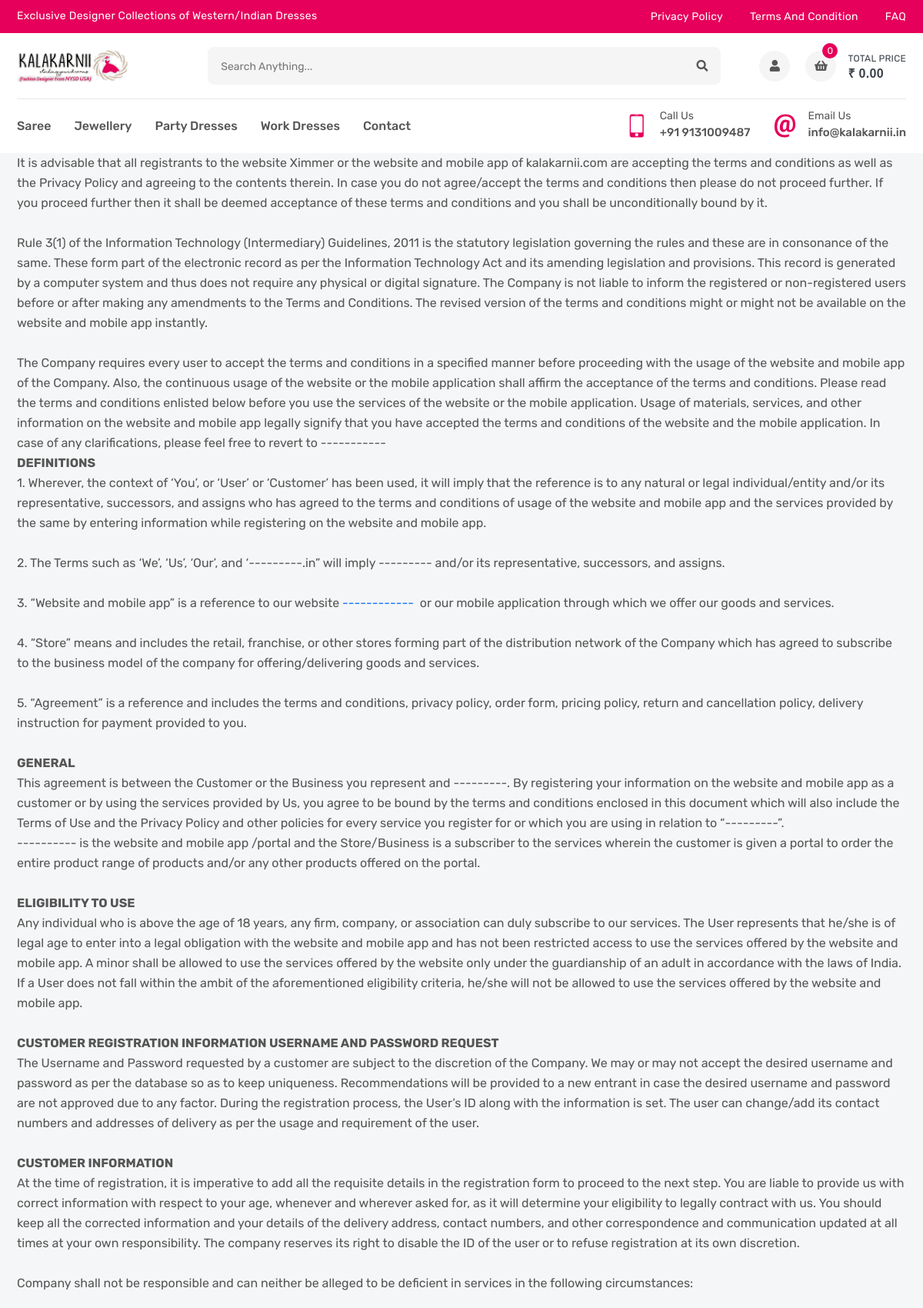
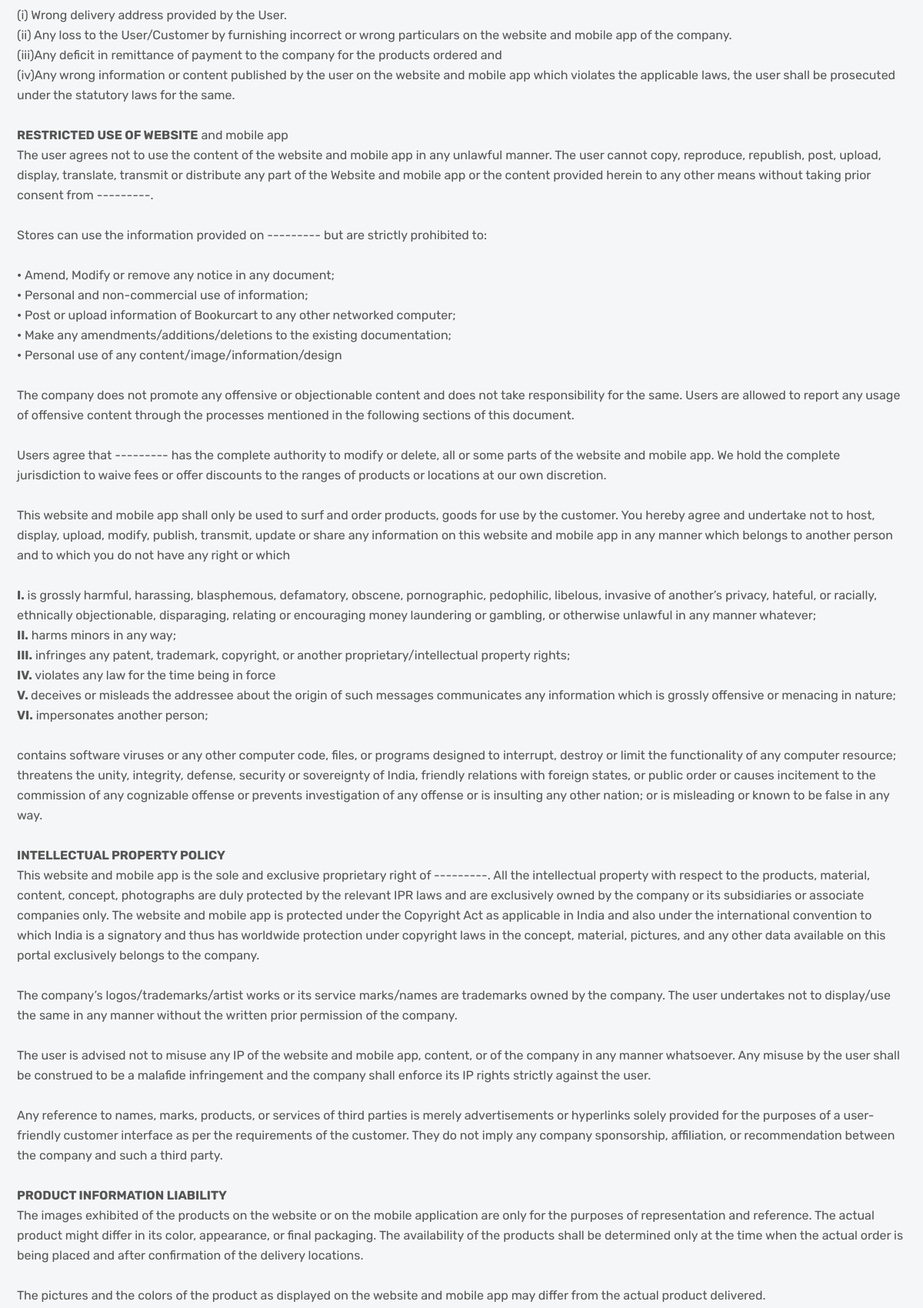
The page /term-and-condition (upper part) on the database its author committed (2 pictures, top to bottom).
### tables this page shows
CREATE TABLE `tbl_category` (
  `category_id` int(100) NOT NULL,
  `cat_name` varchar(100) NOT NULL,
  `image` varchar(100) NOT NULL,
  `create_date` datetime NOT NULL DEFAULT current_timestamp(),
  `update_date` datetime DEFAULT NULL,
  `status` enum('0','1') NOT NULL COMMENT '0-yes,1-no'
);

CREATE TABLE `tbl_terms` (
  `tid` int(11) NOT NULL,
  `create_date` datetime NOT NULL DEFAULT current_timestamp(),
  `particulars` text NOT NULL
);

### application/controllers/Web.php (called while the page is built, shortened)
<?php
class Web extends CI_Controller
{
    public function termscondition()
    {
        $data['category'] = $this->CommonModal->getRowByMoreIdInOrder('category', array('status' => '0'), 'category_id', 'desc');
        $data['contactdetails'] = $this->CommonModal->getRowById('contactdetails', 'cid', '1');
        $data['logo'] = 'assets/logo.png';
        $data['project_name'] = 'Kalakarnii | Stiching your dreams';
        $data['title'] = 'Terms and Condition';
        $data['termscondition'] = $this->CommonModal->getAllRows('terms');
        $this->load->view('termscondition', $data);
    }
}

### index.php (called while the page is built, shortened)
<?php
require_once BASEPATH.'core/CodeIgniter.php';

### application/helpers/common_helper.php (called while the page is built, shortened)
<?php if (!defined('BASEPATH')) exit('No direct script access allowed');
function sessionId($id)
{
	$ci = &get_instance();
	return $ci->session->userdata($id);
}

### application/models/CommonModal.php (called while the page is built, shortened)
<?php
class CommonModal extends CI_Model
{
	public function getAllRows($table)
	{
		$get = $this->db->select()
			->from($table)
			->get();
		if ($get->num_rows() > 0) {
			return $get->result_array();
		} else {
			return false;
		}
	}
	public function getRowByMoreIdInOrder($table, $where, $orderColumn, $type)
    {
    	$get = $this->db->select()
    		->from($table)
    		->where($where)
    		->order_by($orderColumn, $type)
    		->get();
    	if ($get->num_rows() > 0) {
    		return $get->result_array();
    	} else {
    		return false;
    	}
    }
}

### application/views/termscondition.php (the view, shortened to what this page needs)
<?php include('includes/head.php'); ?>
<div id="canvas">
    <div id="box_wrapper">
        <?php include('includes/menu.php'); ?>
        <div class="ls ls page-about">
            <div class="container">
                <div class="row">
                    <div class="col-lg-12 col-md-12">
                        <div class="content-block__01">
                            <?php
                            if (!empty($termscondition)) {
                                foreach ($termscondition as $row) {
                            ?>
                                    <?= $row['particulars']; ?>
                            <?php
                                }
                            }
                            ?>
                        </div>
                    </div>
                </div>
            </div>
        </div>
    </div>
</div>
</body>
</html>

### application/views/includes/menu.php (shortened to what this page needs)
<div class="header-top">
    <div class="container">
        <div class="row">
            <div class="col-md-12 col-lg-5">
                <div class="header-top-welcome">
                    <p>Exclusive Designer Collections of Western/Indian Dresses</p>
                </div>
            </div>
            <div class="col-md-5 col-lg-3">
            </div>
            <div class="col-md-7 col-lg-4">
                <ul class="header-top-list">
                    <li><a href="<?= base_url('privacy-policy') ?>">Privacy Policy</a></li>
                    <li><a href="<?= base_url('term-and-condition') ?>">Terms and condition</a></li>
                    <li><a href="<?= base_url('faq') ?>">FAQ</a></li>
                </ul>
            </div>
        </div>
    </div>
</div>
<header class="header-part">
    <div class="container">
        <div class="header-content">
            <a href="<?= base_url() ?>" class="header-logo"><img src="<?= base_url() ?>assets/img/logo.PNG"
                    alt="logo" /></a>
            <form class="header-form">
                <input type="text" placeholder="Search anything..." /><button>
                    <i class="fas fa-search"></i>
                </button>
            </form>
            <div class="header-widget-group">
                <a href="<?= base_url() . ((sessionId('login_user_id')) ? 'my-orders' : 'login') ?>"
                    class="header-widget" title="<?= ((sessionId('login_user_id')) ? 'My-profile' : 'Login') ?>"><i
                        class="fas fa-user"></i></a><button class="header-widget header-cart" title="Cartlist">
                    <i class="fas fa-shopping-basket"></i><sup class="totalitem">
                        <?= $this->cart->total_items(); ?>
                    </sup><span>total price<small class="totalamount">₹
                            <?php echo $this->cart->format_number($this->cart->total()); ?>
                        </small></span>
                </button>
            </div>
        </div>
    </div>
</header>
<nav class="navbar-part">
    <div class="container">
        <div class="row">
            <div class="col-lg-12">
                <div class="navbar-content">
                    <ul class="navbar-list">
                        <?php
                        if (!empty($category)) {
                            foreach ($category as $row) {
                                ?>
                                <li class="navbar-item dropdown">
                                    <a class="navbar-link" href="<?= base_url('type/' . $row['category_id']) ?>">
                                        <?= $row['cat_name']; ?>
                                    </a>
                                </li>
                                <?php
                            }
                        }
                        ?>
                        <li class="navbar-item dropdown">
                            <a class="navbar-link" href="<?= base_url('contact') ?>">Contact</a>
                        </li>
                    </ul>
                    <div class="navbar-info-group">
                        <a href="tel:9131009487" class="navbar-info">
                            <i class="icofont-ui-touch-phone"></i>
                            <p><small>call us</small><span>+91 9131009487</span></p>
                        </a>
                        <a href="mailto:info@kalakarnii.in" class="navbar-info">
                            <i class="icofont-ui-email"></i>
                            <p><small>email us</small><span>info@kalakarnii.in</span></p>
                        </a>
                    </div>
                </div>
            </div>
        </div>
    </div>
</nav>

### rows shown on the page
tbl_category: cat_name "Saree"
tbl_category: cat_name "Jewellery"
tbl_category: cat_name "Party Dresses"
tbl_category: cat_name "Work Dresses"
tbl_terms: particulars "It is advisable that all registrants to the website Ximmer or the website and mobile app of kalakarnii.com are accepting the terms and conditions as well as the Privacy Policy and agreeing to the contents therein. In case you do not agree/accept the terms and conditions then please do not proceed further. If you proceed further then it shall be deemed acceptance of these terms and conditions and you shall be unconditionally bound by it. Rule 3(1) of the Information Technology (Intermediary) Guidelines, 2011 is the statutory legislation governing the rules and these are in consonance of the same. These form part of the electronic record as per the Information Technology Act and its amending…"

### other values the page prints
$this->cart->total_items() "0"
$this->cart->format_number($this->cart->total()) "0.00"
